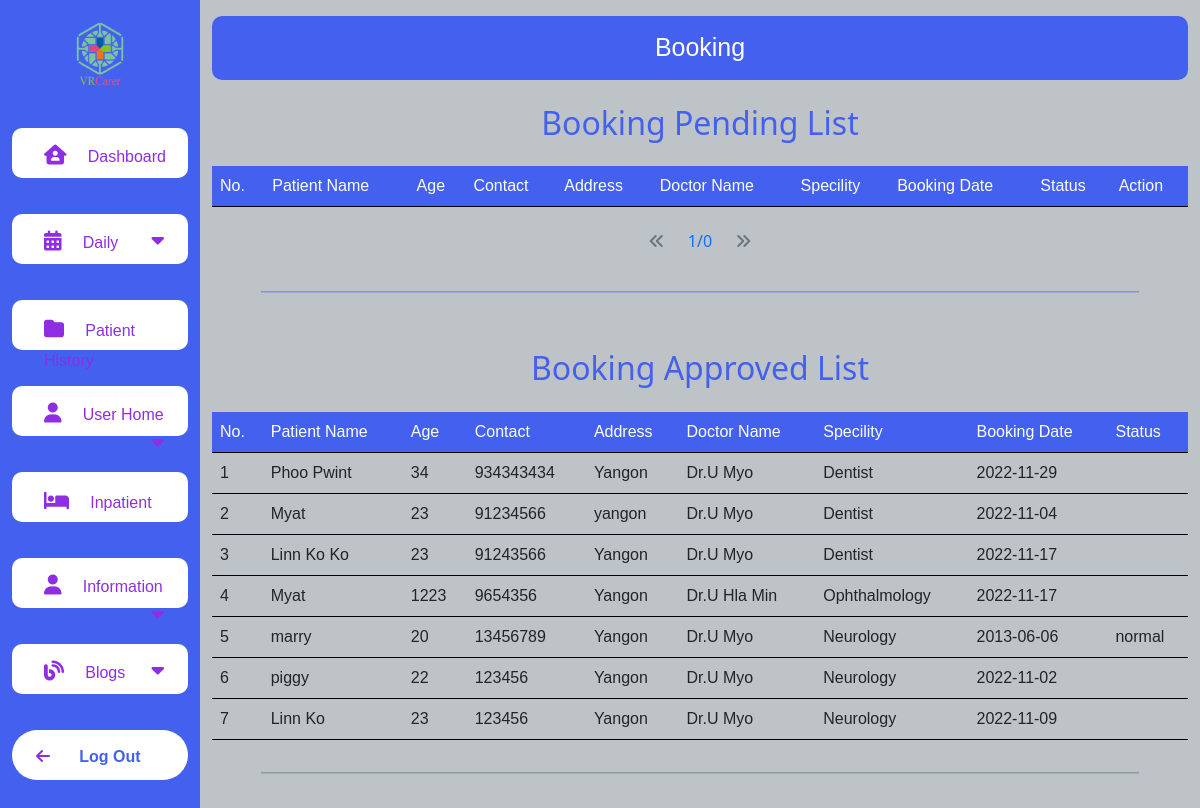
Screenshot of /vr_carer/admin/View/booking.php (signed in) with the database file from the repository.
### tables this page shows
CREATE TABLE `booking` (
  `id` int(11) NOT NULL,
  `date` varchar(10) NOT NULL,
  `doctor_id` int(11) NOT NULL,
  `doctor_name` varchar(128) NOT NULL,
  `speciality` varchar(128) NOT NULL,
  `patient_status` varchar(256) NOT NULL DEFAULT 'new patient',
  `patient_id` int(11) NOT NULL,
  `patient_name` varchar(50) NOT NULL,
  `email` varchar(128) NOT NULL,
  `address` varchar(128) NOT NULL DEFAULT 'Yangon',
  `contact` int(11) NOT NULL,
  `age` int(11) NOT NULL,
  `qrcode` varchar(256) DEFAULT NULL,
  `status` int(11) NOT NULL DEFAULT 0,
  `history` int(11) NOT NULL DEFAULT 0 COMMENT 'historyadd',
  `created_date` varchar(10) NOT NULL,
  `update_date` varchar(10) DEFAULT NULL
);

### vr_carer/admin/Controller/booking/bookingStatusController.php (called while the page is built, shortened)
<?php
include "../Model/dbConnection.php";
$sql = $pdo->prepare("SELECT * FROM booking WHERE status=1 AND history=0");
$sql->execute();
$approved = $sql->fetchAll(PDO::FETCH_ASSOC);

### vr_carer/admin/View/booking.php (the view, shortened to what this page needs)
<?php
include "../Controller/booking/bookingStatusController.php";
?>
<!DOCTYPE html>
<html lang="en">
<head>
    <link rel="stylesheet" href="./resources/css/root.css?v=" <?= time() ?> />
</head>
<body>
    <div class="container-fluid">
        <div class="row flex-nowrap">
            <?php
            include("./common/nav.php")
            ?>
            <div class=" data_box   col-sm-9  col-md-8 col-xl-10 mt-3">
                <div class="header_wrapper bg_header ">
                    <div class="header_box">
                        <span class="navbar-brand ttl_admin" href="#">Booking</span>
                    </div>
                </div>
                <section class="booking_pending">
                    <div class="input_set">
                        <h2 class="input_set_header my-4 ">Booking Pending List</h2>
                    </div>
                    <table class="table">
                        <thead class="table_bgcolor" id="table_header">
                            <tr>
                                <td>No.</td>
                                <td>Patient Name</td>
                                <td>Age</td>
                                <td>Contact</td>
                                <td>Address</td>
                                <td>Doctor Name</td>
                                <td>Specility</td>
                                <td>Booking Date</td>
                                <td>Status</td>
                                <td>Action</td>
                            </tr>
                        </thead>
                    </table>
                    <?php
                    include "./common/pagination.php";
                    ?>
                    <hr />
                </section>
                <section class="booking_approved">
                    <div class="input_set">
                        <h2 class="input_set_header my-4">Booking Approved List</h2>
                    </div>
                    <table class="table">
                        <thead class="table_bgcolor" id="table_header">
                            <tr>
                                <td>No.</td>
                                <td>Patient Name</td>
                                <td>Age</td>
                                <td>Contact</td>
                                <td>Address</td>
                                <td>Doctor Name</td>
                                <td>Specility</td>
                                <td>Booking Date</td>
                                <td>Status</td>
                            </tr>
                        </thead>
                        <tbody>
                        <?php $count = 0; ?>
                            <?php foreach ($approved as $patient) { ?>
                                <tr class="row_bdr">
                                    <td><?php echo ++$count ?></td>
                                    <td><?php echo $patient["patient_name"] ?></td>
                                    <td><?php echo $patient["age"] ?></td>
                                    <td><?php echo $patient["contact"] ?></td>
                                    <td><?php echo $patient["address"] ?></td>
                                    <td><?php echo $patient["doctor_name"] ?></td>
                                    <td><?php echo $patient["speciality"] ?></td>
                                    <td><?php echo $patient["date"] ?></td>
                                    <td><?php echo $patient["patient_status"] ?></td>
                                </tr>
                            <?php } ?>
                        </tbody>
                    </table>
                    <hr />
                </section>
            </div>
        </div>
    </div>
</body>
</html>

### vr_carer/admin/View/resources/css/root.css (style rules this page uses)
:root { --primary_color: #bdc3c7; --secondary_color: #4361ee; --tertiary_color: #000000; }
:root { --first_color: #000000; --second_color: #ffffff; --third_color: #4361ee; --fourth_color: #ffc652; --fifth_color: #f8172d; --sixth_color: #8E2DE2 !important; }
:root { --primary_font: "Mulish", sans-serif; --secondary_font: "Archivo Narrow", sans-serif; }
:root { --extra_large: 5em; --large: 2.5em; --medium: 1.87em; --small: 1.56em; --extra_small: 1.25em; --extra_extra_small: 0.8em; }
body { background-color: var(--primary_color) !important; }
.bg_header { background-color: var(--secondary_color) !important; border-radius: 10px !important; }
.header_wrapper { height: 4em; display: flex; justify-content: center; align-items: center; }
.ttl_admin { color: var(--second_color) !important; font-family: var(--primary_font) !important; font-size: var(--small) !important; }
.table { font-family: var(--primary_font); font-size: var(--extra_small); }
.table_bgcolor { background-color: var(--secondary_color); border-bottom: 1px solid var(--first_color); }
tbody .row_bdr { font-size: var(--extra_extra_small); border-bottom: 1px solid var(--first_color) !important; }
.input_set { display: flex; flex-direction: column; justify-content: center; align-items: center; width: 100%; }
.input_set_header { color: var(--secondary_color); }
@media only screen and (max-width: 1200px) { .input_set { display: flex; flex-direction: column; justify-content: center; align-items: center; } }
hr { width: 90%; height: 0.125em; margin: 2em auto !important; border: 0px; background-color: var(--third_color); }
#table_header > tr > td { color: white; font-size: var(--extra_extra_small); }

### rows the page displays
booking: patient_name "Phoo Pwint", age "34", contact "934343434", address "Yangon", doctor_name "Dr.U Myo", speciality "Dentist", date "2022-11-29"
booking: patient_name "Myat", age "23", contact "91234566", address "yangon", doctor_name "Dr.U Myo", speciality "Dentist", date "2022-11-04"
booking: patient_name "Linn Ko Ko", age "23", contact "91243566", address "Yangon", doctor_name "Dr.U Myo", speciality "Dentist", date "2022-11-17"
booking: patient_name "Myat", age "1223", contact "9654356", address "Yangon", doctor_name "Dr.U Hla Min", speciality "Ophthalmology", date "2022-11-17"
booking: patient_name "marry", age "20", contact "13456789", address "Yangon", doctor_name "Dr.U Myo", speciality "Neurology", date "2013-06-06", patient_status "normal"
booking: patient_name "piggy", age "22", contact "123456", address "Yangon", doctor_name "Dr.U Myo", speciality "Neurology", date "2022-11-02"
booking: patient_name "Linn Ko", age "23", contact "123456", address "Yangon", doctor_name "Dr.U Myo", speciality "Neurology", date "2022-11-09"

### other values shown
$page "1"
$totalPages "0"
